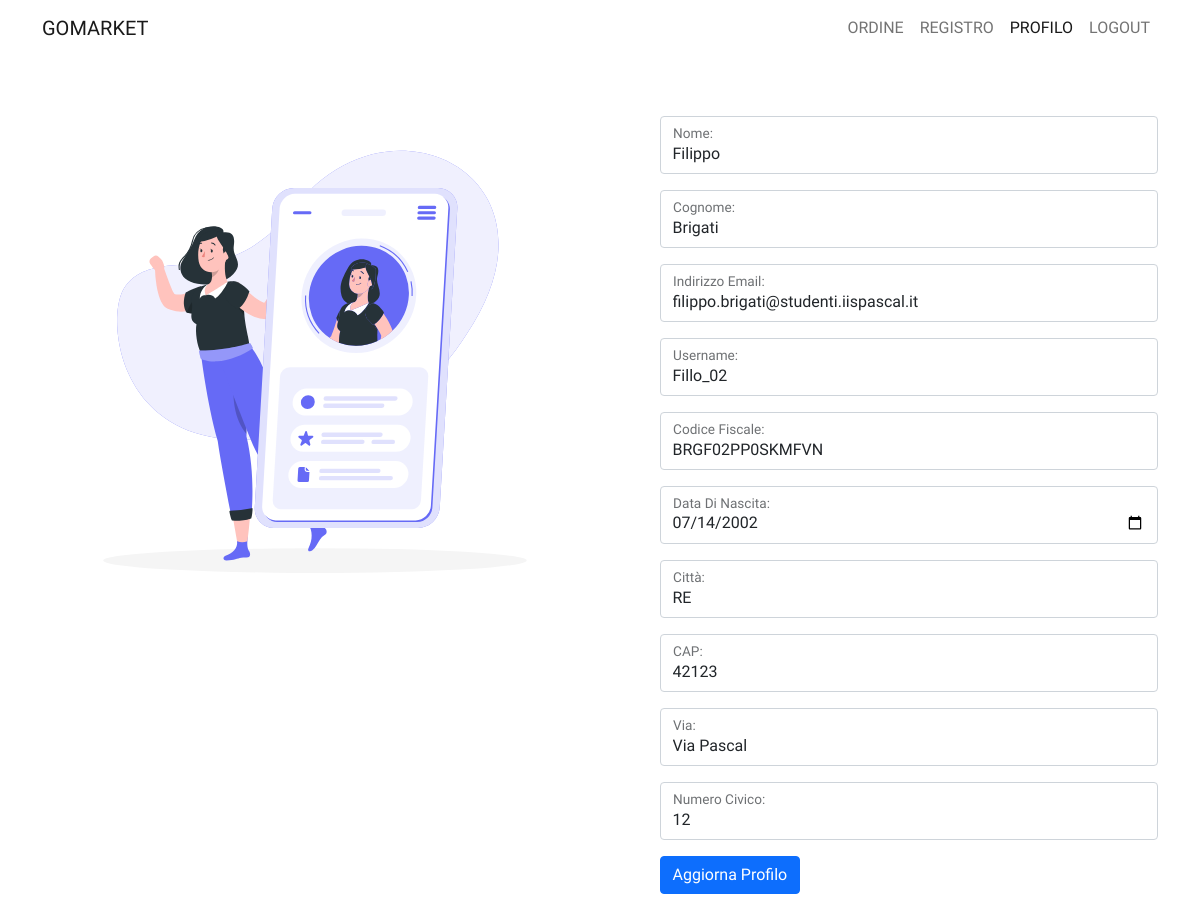
/page/profilo.php (signed in), run on the app's committed database.
### tables this page shows
CREATE TABLE `utente` (
  `ID` int(3) NOT NULL,
  `nome` varchar(255) NOT NULL,
  `cognome` varchar(255) NOT NULL,
  `indirizzo_email` varchar(255) NOT NULL,
  `pwd` varchar(255) NOT NULL,
  `nome_utente` varchar(255) NOT NULL,
  `codice_fiscale` varchar(255) NOT NULL,
  `data_di_nascita` date NOT NULL,
  `ruolo` int(1) NOT NULL
);

CREATE TABLE `indirizzo` (
  `ID` int(3) NOT NULL,
  `citta` varchar(255) NOT NULL,
  `CAP` int(5) NOT NULL,
  `via` varchar(255) NOT NULL,
  `num_civico` varchar(255) NOT NULL,
  `fk_id_utente` int(3) NOT NULL
);

### method/funzioni.php (called while the page is built, shortened)
<?php
    function connessione($sql, $base) {
		$conn = mysqli_connect("localhost", "root", "", $base);
		$resultset = $conn->query($sql);
		$righe = mysqli_fetch_all($resultset, MYSQLI_ASSOC);
		return $righe;
	}
?>

### page/profilo.php (the view, shortened to what this page needs)
<?php
    include("../method/funzioni.php");
    if(!isset($_SESSION["NOME"])) {
        $nav = "
            <nav class='navbar sticky-top navbar-expand-lg navbar-light bg-white'>
                <div class='container'>
                <a class='navbar-brand' href='../index.php'>GOMARKET</a>
                <button class='navbar-toggler' type='button' data-bs-toggle='collapse' data-bs-target='#navbarNav' aria-controls='navbarNav' aria-expanded='false' aria-label='Toggle navigation'>
                    <span class='navbar-toggler-icon'></span>
                </button>
                <div class='collapse navbar-collapse justify-content-end' id='navbarNav'>
                    <ul class='navbar-nav'>
                    <li class='nav-item'>
                        <a class='nav-link' href='./registrazione.php'>REGISTRATI</a>
                    </li>
                    <li class='nav-item'>
                        <a class='nav-link' href='./login.php'>ACCEDI</a>
                    </li>
                    </ul>
                </div>
                </div>
            </nav>
        ";
        $body = "
            <div class='container'>
                <div class='container row'>
                <div class='col-2'></div>
                <div class='col-8 first-item'>
                    <img src='../assets/04.svg' class='img-fluid mx-auto d-block'>
                    </div>
                </div>
            </div>
        ";
    }else {
        $sql = "SELECT * FROM utente u, indirizzo i WHERE u.ID = {$_SESSION['ID_CLIENTE']} AND i.fk_id_utente = u.ID";
        $risultato = connessione($sql, "gomarket");
        $ris = $risultato[0];
        if($_SESSION["RUOLO"] == 0) {
            $nav = "
                <nav class='navbar sticky-top navbar-expand-lg navbar-light bg-white'>
                    <div class='container'>
                    <a class='navbar-brand' href='../index.php'>GOMARKET</a>
                    <button class='navbar-toggler' type='button' data-bs-toggle='collapse' data-bs-target='#navbarNav' aria-controls='navbarNav' aria-expanded='false' aria-label='Toggle navigation'>
                        <span class='navbar-toggler-icon'></span>
                    </button>
                    <div class='collapse navbar-collapse justify-content-end' id='navbarNav'>
                        <ul class='navbar-nav'>
                        <li class='nav-item'>
                            <a class='nav-link' href='./cliente/nordine.php'>ORDINE</a>
                        </li>
                        <li class='nav-item'>
                            <a class='nav-link' href='./cliente/registro.php'>REGISTRO</a>
                        </li>
                        <li class='nav-item'>
                            <a class='nav-link active' href='./profilo.php'>PROFILO</a>
                        </li>
                        <li class='nav-item'>
                            <a class='nav-link' href='../method/logout.php'>LOGOUT</a>
                        </li>
                        </ul>
                    </div>
                    </div>
                </nav>
            ";
        }
        $body = "
            <div class='first-item'>
                <div class='row'>
                    <div class='col-md-6'>
                        <img src='../assets/18.svg' class='img-fluid mx-auto d-block'>
                    </div>
                    <div class='col-md-6'>
                        <form name='update_form' action='../method/update_profile.php' method='post'>
                            <div class='row'>
                                <div class='col-md-1'></div>
                                <div class='col-md-11' style='padding-top: 10px'>
                                    <div class='form-floating mb-3'>
                                        <input type='text' class='form-control' name='nome_utente' value='{$ris["nome"]}'>
                                        <label for='floatingInput'>Nome:</label>
                                    </div>
                                    <div class='form-floating mb-3'>
                                        <input type='text' class='form-control' name='cognome_utente' value='{$ris["cognome"]}'>
                                        <label for='floatingInput'>Cognome:</label>
                                    </div>
                                    <div class='form-floating mb-3'>
                                        <input type='email' class='form-control' name='email_utente' value='{$ris["indirizzo_email"]}'>
                                        <label for='floatingInput'>Indirizzo Email:</label>
                                    </div>
                                    <div class='form-floating mb-3'>
                                        <input type='text' class='form-control' name='username' value='{$ris["nome_utente"]}'>
                                        <label for='floatingInput'>Username:</label>
                                    </div>
                                    <div class='form-floating mb-3'>
                                        <input type='text' class='form-control' name='cod_fiscale' value='{$ris["codice_fiscale"]}'>
                                        <label for='floatingInput'>Codice Fiscale:</label>
                                    </div>
                                    <div class='form-floating mb-3'>
                                        <input type='date' class='form-control' name='data_di_nascita' value='{$ris["data_di_nascita"]}'>
                                        <label for='floatingInput'>Data Di Nascita:</label>
                                    </div>
                                    <div class='form-floating mb-3'>
                                        <input type='text' class='form-control' name='regione_utente' value='{$ris["citta"]}'>
                                        <label for='floatingInput'>Città:</label>
                                    </div>
                                    <div class='form-floating mb-3'>
                                        <input type='text' class='form-control' name='cap_utente' value='{$ris["CAP"]}'>
                                        <label for='floatingInput'>CAP:</label>
                                    </div>
                                    <div class='form-floating mb-3'>
                                        <input type='text' class='form-control' name='via_utente' value='{$ris["via"]}'>
                                        <label for='floatingInput'>Via:</label>
                                    </div>
                                    <div class='form-floating mb-3'>
                                        <input type='text' class='form-control' name='numero_civico_utente' value='{$ris["num_civico"]}'>
                                        <label for='floatingInput'>Numero Civico:</label>
                                    </div>
                                    <button type='submit' class='btn btn-primary'>Aggiorna Profilo</button>
                                </div>
                            </div>
                        </form>
                    </div>
                </div>
            </div>
        ";
    }
    $html = "
        <html>
            <head>
            <meta charset='utf-8'>
            <meta name='viewport' content='width=device-width, initial-scale=1'>
            <link href='https://cdn.jsdelivr.net/npm/bootstrap@5.0.0-beta1/dist/css/bootstrap.min.css' rel='stylesheet'>
            <link rel='stylesheet' href='../style/style.css'>
            <script src='https://ajax.googleapis.com/ajax/libs/jquery/3.5.1/jquery.min.js'></script>
            <script src='../js/main.js'></script>
            <title>GoMarket</title>
            </head>
            <body>
                {$nav}
                <div class='container-lg'>
                    {$body}
                </div>
                <script src='https://cdn.jsdelivr.net/npm/bootstrap@5.0.0-beta2/dist/js/bootstrap.bundle.min.js'></script>
            </body>
        </html>
    ";
    print_r($html);
?>

### style/style.css (style rules this page uses)
body { font-family: 'Lexend', sans-serif; }
.first-item { padding-top: 50px; }

### data on the page
utente: nome_utente "Filippo", cognome_utente "Brigati", email_utente "filippo.brigati@studenti.iispascal.it", username "Fillo_02", cod_fiscale "BRGF02PP0SKMFVN", data_di_nascita "07/14/2002"
indirizzo: regione_utente "RE", cap_utente "42123", via_utente "Via Pascal", numero_civico_utente "12"
